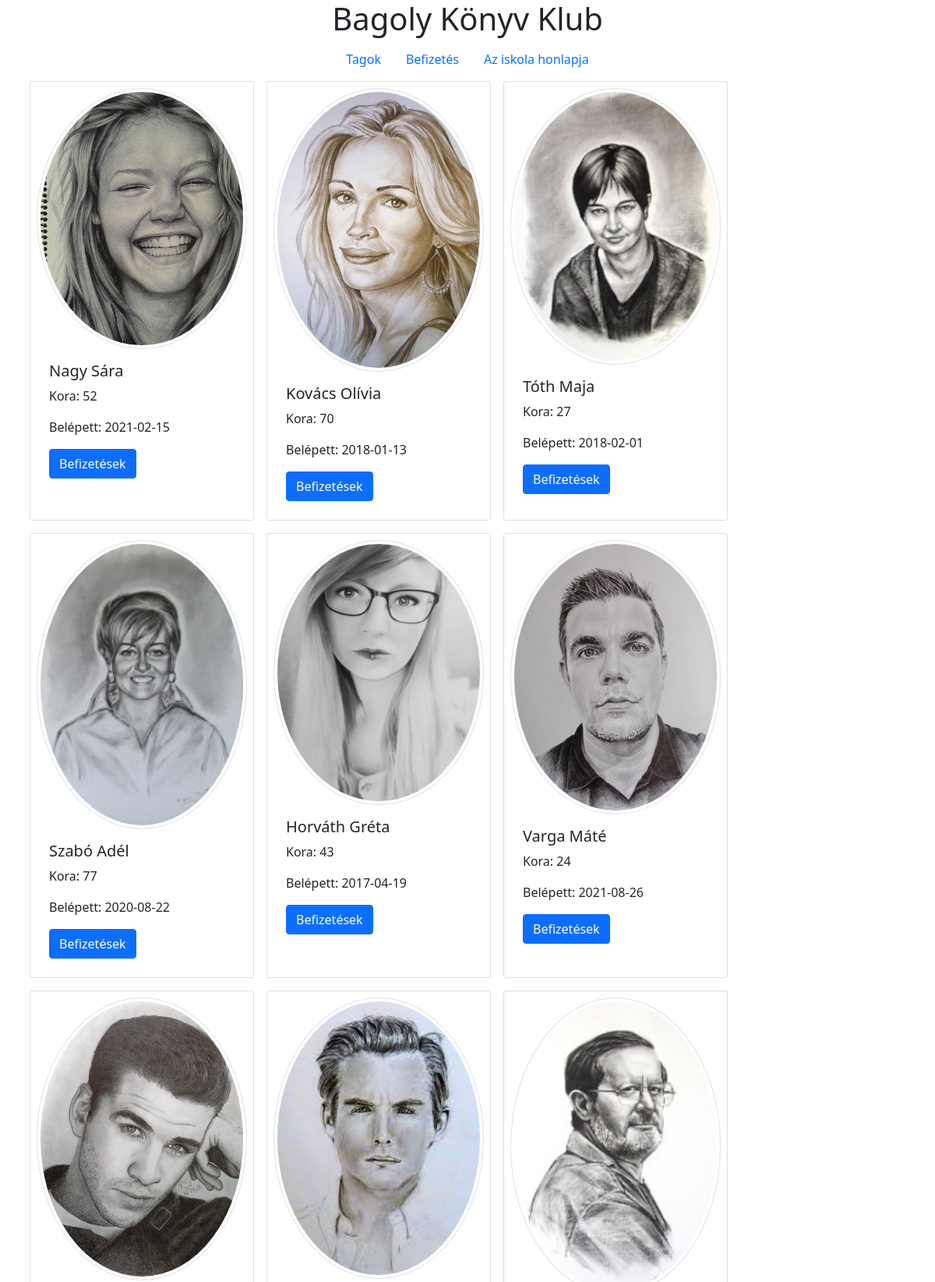
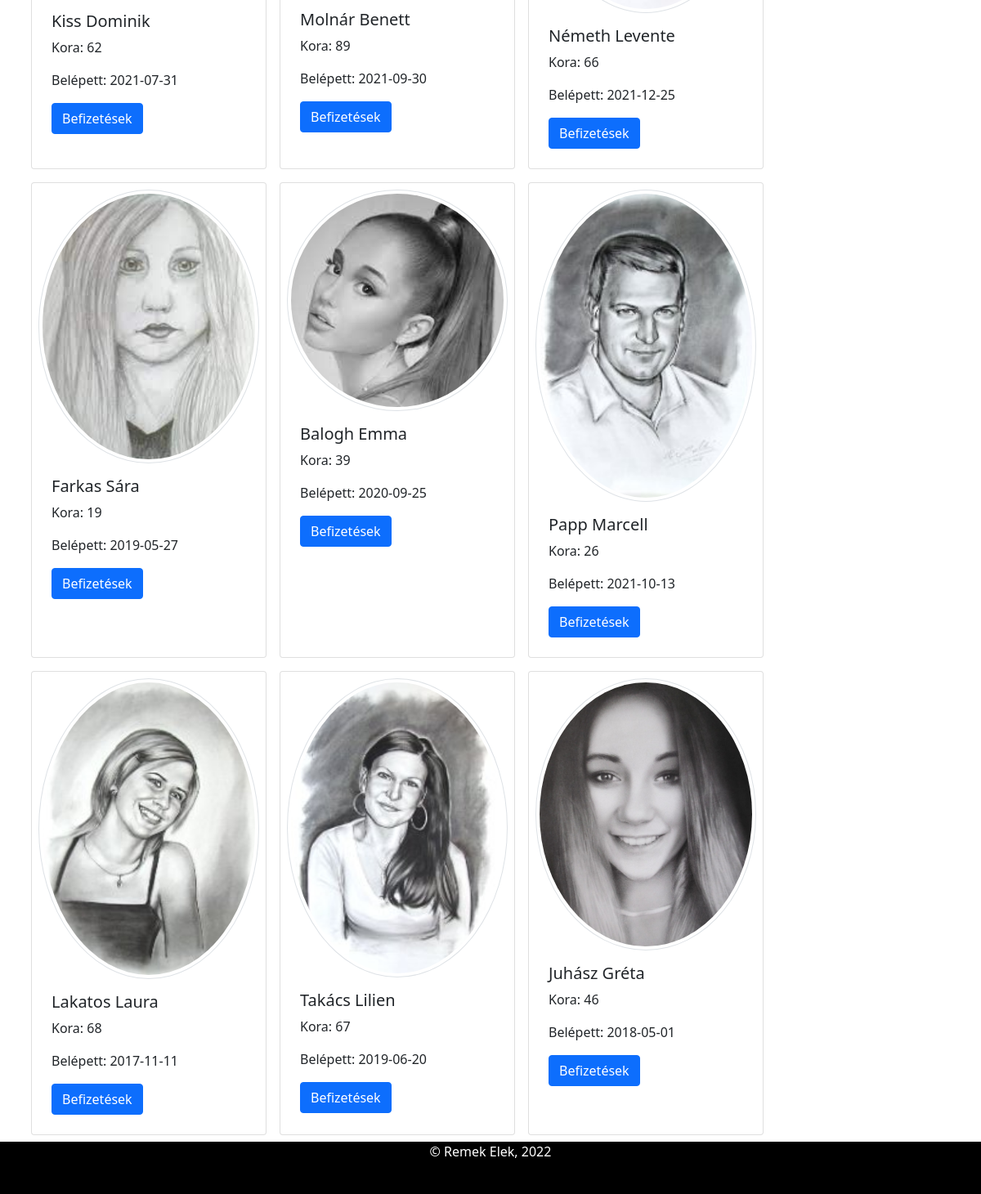
The page / on the database its author committed (2 pictures, top to bottom).
### tables this page shows
CREATE TABLE `tagok` (
  `id` bigint(20) NOT NULL AUTO_INCREMENT,
  `csaladnev` varchar(20) NOT NULL,
  `utonev` varchar(20) NOT NULL,
  `nem` enum('ffi','no') DEFAULT NULL,
  `szuletett` date DEFAULT NULL,
  `belepett` date NOT NULL DEFAULT current_timestamp(),
  PRIMARY KEY (`id`),
  UNIQUE KEY `csaladnev` (`csaladnev`,`utonev`)
);

### web/classes/database.php (called while the page is built, shortened)
<?php
class database {
    private $mysqli=null;
    public function __construct($host="localhost", $user="root", $pass="", $db="bookclub") {
        $this->mysqli = new mysqli($host, $user, $pass, $db);
        $this->mysqli->set_charset("utf8");
    }
    public function get_tags() {
        $sql = "SELECT `id`, `csaladnev`, `utonev`, `nem`, `szuletett`, `belepett` FROM `tagok` WHERE 1";
        $result = $this->mysqli->query($sql);
        $tags = array();
        if ($result->num_rows > 0) {
          while($row = $result->fetch_assoc()) {
              $kep = join(DIRECTORY_SEPARATOR, array('images', $row['csaladnev'].' '.$row['utonev'].'.jpg'));
              $row['kep'] = file_exists($kep)?$kep:join(DIRECTORY_SEPARATOR, array('images','NoImagePlaceholder.svg'));
              array_push($tags,$row);
          }
        } else {
          echo "0 results";
        }
        return $tags;
    }
}

### web/pages/tagok.php (the view)
<div class="row">
    <?php
    $aktev = intval(date('Y'));
    foreach ($tags as $tag) {
        $nev = $tag['csaladnev'].' '.$tag['utonev'];
        $datum = strtotime( $tag['szuletett']);
        echo '<div class="card m-2 p-2" style="width: 18rem;">'
            . '<img class="card-img-top rounded-circle img-thumbnail" src="'.$tag['kep'].'" alt="'.$nev.'">'
            . '<div class="card-body">'
            . '<h5 class="card-title">'.$nev.'</h5>'
            . '<p class="card-text">Kora: '.$aktev-date('Y',$datum).'</p>'
            . '<p class="card-text">Belépett: '.$tag['belepett'].'</p>'
            . '<a href="index.php?menu=befizetes&id='.$tag['id'].'" class="btn btn-primary">Befizetések</a>'
            . '  </div></div>';
    }
    ?>
</div>

### web/index.php (shortened to what this page needs)
<?php
require_once './classes/database.php';
$db = new database();
$tags = $db->get_tags();
$menu = filter_input(INPUT_GET, "menu", FILTER_SANITIZE_STRING);
?>
<!DOCTYPE html>
<html>
    <head>
        <link rel="stylesheet" href="bootstrap-5.0.2-dist/css/bootstrap.min.css" />
        <link rel="stylesheet" href="css/bookclub.css" />
    </head>
    <body>
        <header class="container">
            <h1 class="text-center">Bagoly Könyv Klub</h1>
            <ul class="nav justify-content-center">
              <li class="nav-item">
                  <a class="nav-link <?php echo $menu=='home'?'active':''; ?>" href="index.php?menu=home">Tagok</a>
              </li>
              <li class="nav-item">
                <a class="nav-link <?php echo $menu=='befizetes'?'active':''; ?>" href="index.php?menu=befizetes">Befizetés</a>
              </li>
              <li class="nav-item">
                  <a class="nav-link" href="https://www.dszcberegszaszi.hu/" target="_blank">Az iskola honlapja</a>
              </li>
            </ul>
        </header>
        <div class="container" id="tartalom">
            <?php
            switch ($menu) {
                default:
                    include_once './pages/tagok.php';
                    break;
            }
            ?>
        </div>
        <footer class="text-center container-fluid">
            <p>&COPY; Remek Elek, 2022</p>
        </footer>
    </body>
</html>

### web/css/bookclub_base.css (style rules this page uses)
html, body { height: 100%; }
footer { background-color: black; color: white; height: 8vh; vertical-align: middle; }
footer > p { margin: auto; }

### rows shown on the page
tagok: csaladnev+utonev (picture), nev "Nagy Sára", szuletett "52", belepett "2021-02-15"
tagok: csaladnev+utonev (picture), nev "Kovács Olívia", szuletett "70", belepett "2018-01-13"
tagok: csaladnev+utonev (picture), nev "Tóth Maja", szuletett "27", belepett "2018-02-01"
tagok: csaladnev+utonev (picture), nev "Szabó Adél", szuletett "77", belepett "2020-08-22"
tagok: csaladnev+utonev (picture), nev "Horváth Gréta", szuletett "43", belepett "2017-04-19"
tagok: csaladnev+utonev (picture), nev "Varga Máté", szuletett "24", belepett "2021-08-26"
tagok: csaladnev+utonev (picture), nev "Kiss Dominik", szuletett "62", belepett "2021-07-31"
tagok: csaladnev+utonev (picture), nev "Molnár Benett", szuletett "89", belepett "2021-09-30"
tagok: csaladnev+utonev (picture), nev "Németh Levente", szuletett "66", belepett "2021-12-25"
tagok: csaladnev+utonev (picture), nev "Farkas Sára", szuletett "19", belepett "2019-05-27"
tagok: csaladnev+utonev (picture), nev "Balogh Emma", szuletett "39", belepett "2020-09-25"
tagok: csaladnev+utonev (picture), nev "Papp Marcell", szuletett "26", belepett "2021-10-13"
tagok: csaladnev+utonev (picture), nev "Lakatos Laura", szuletett "68", belepett "2017-11-11"
tagok: csaladnev+utonev (picture), nev "Takács Lilien", szuletett "67", belepett "2019-06-20"
tagok: csaladnev+utonev (picture), nev "Juhász Gréta", szuletett "46", belepett "2018-05-01"
